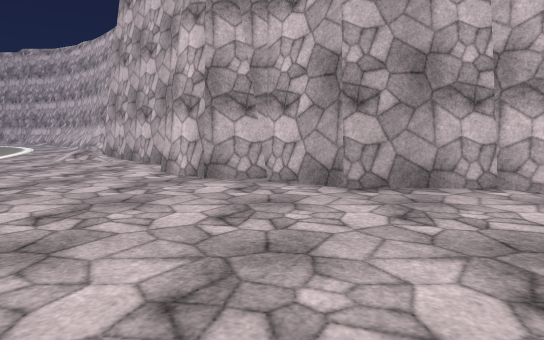
view 1 (above)

22 first-person views from a walk through a 3-D level made in the Unity game engine. The camera is 1.4 m above the floor, tilts 6° down and sees 75° across. The floor is counted in squares, 2 m on a side. Each view is taken from the middle of a square. On the plan, view 1 faces up. The plan holds only what a view shows up to about 11 squares ahead; the rest is blank. The place goes on beyond the plan. Some surface patterns are stand-ins.

view 2
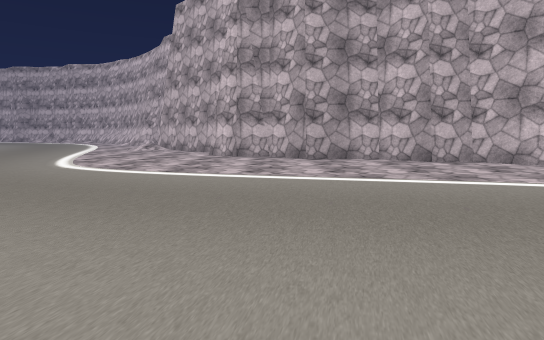

view 3
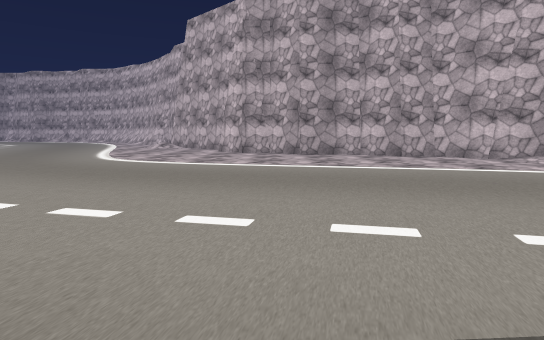

view 4
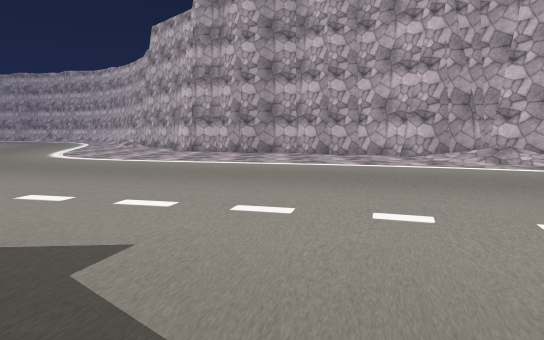

view 5
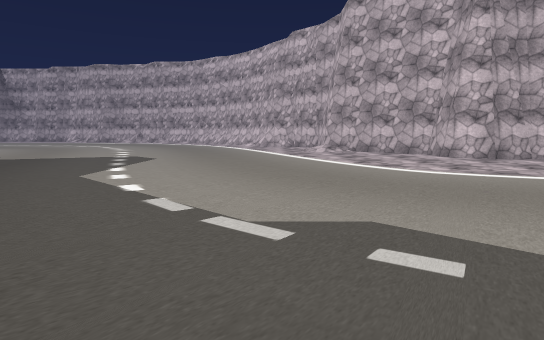

view 6
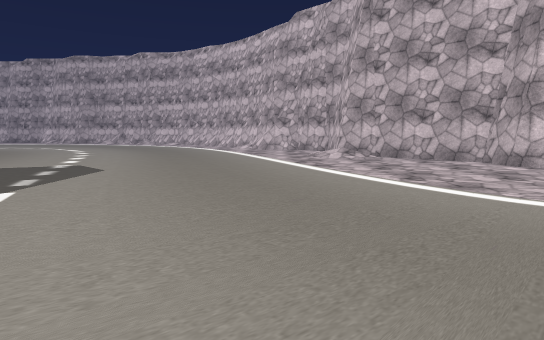

view 7
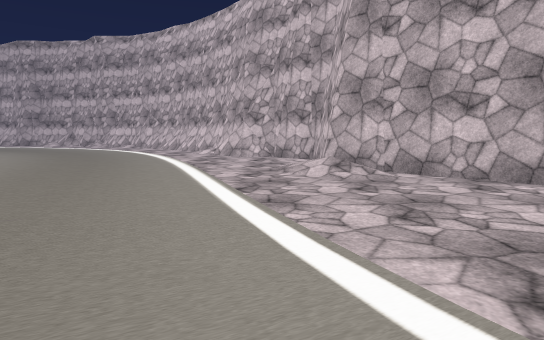

view 8
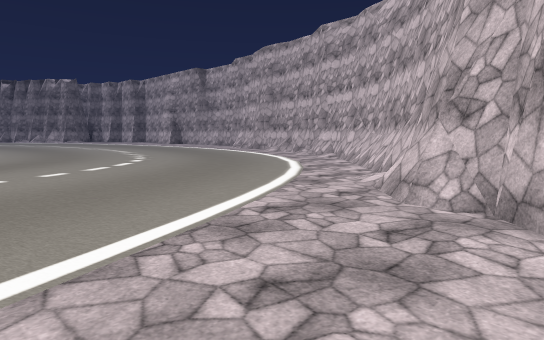

view 9
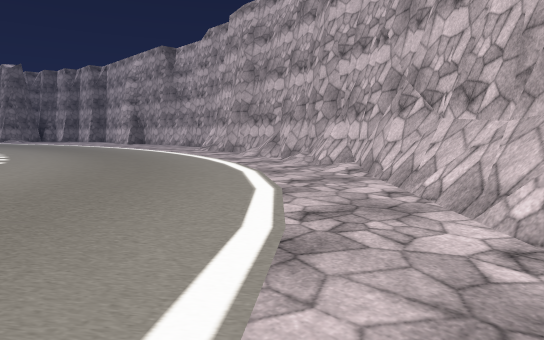

view 10
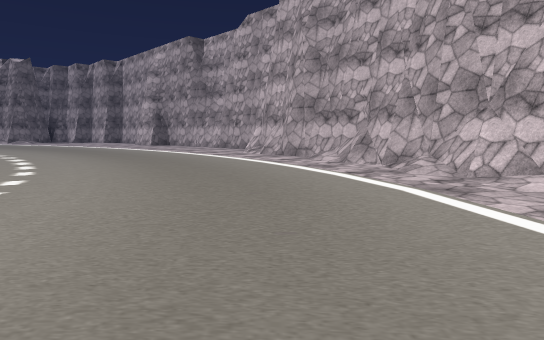

view 11
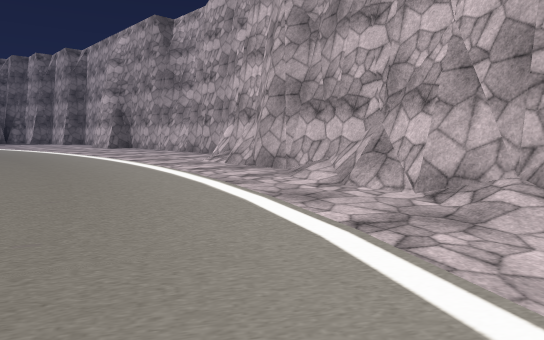

view 12
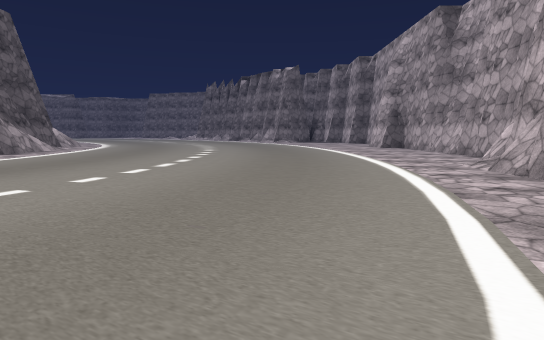

view 13
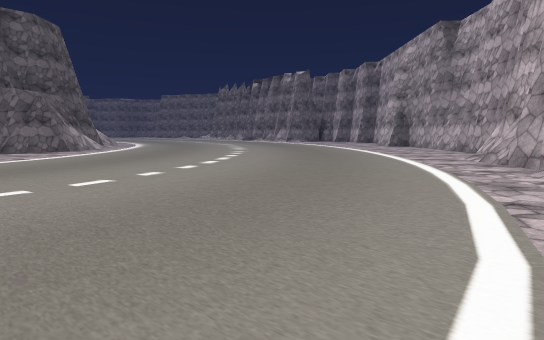

view 14
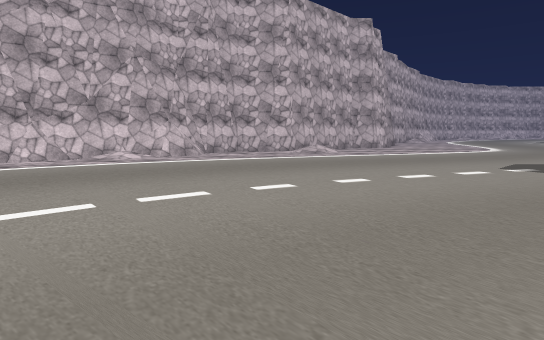

view 15
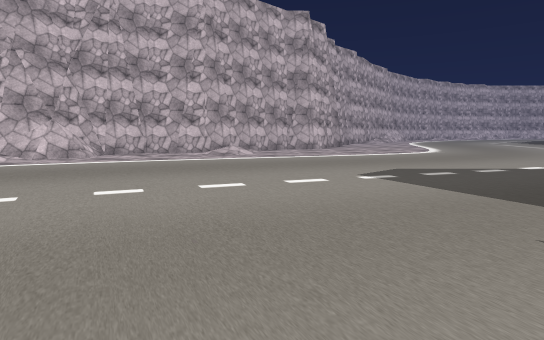

view 16
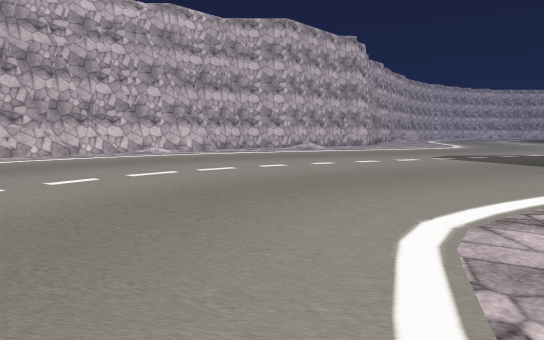

view 17
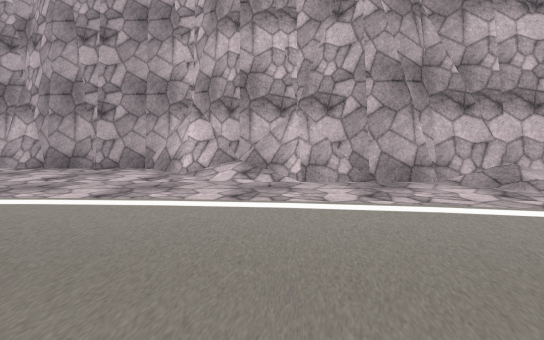

view 18
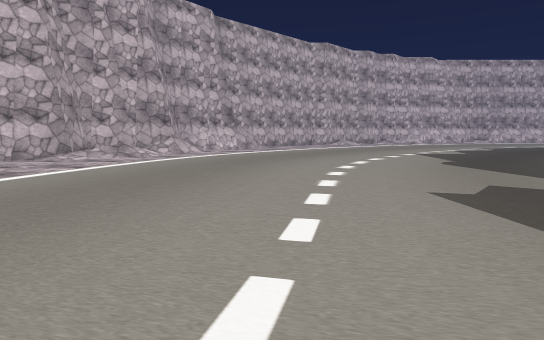

view 19
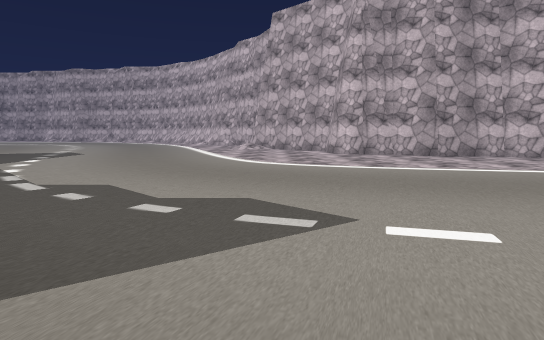

view 20
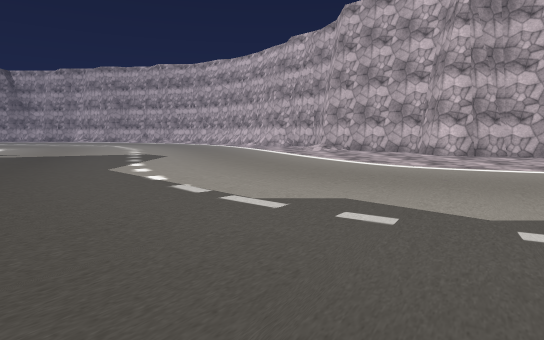

view 21
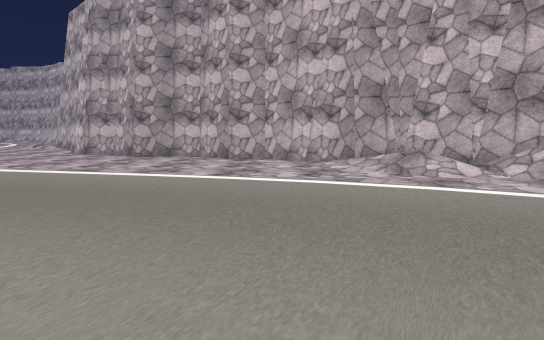

view 22
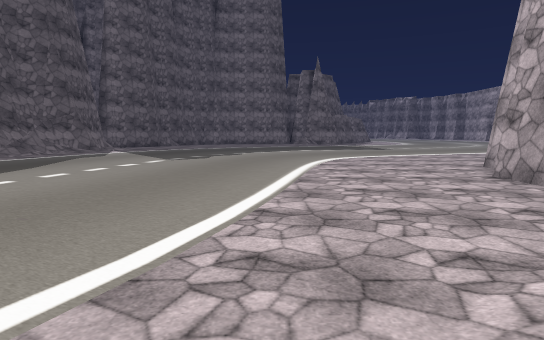

### Floor plan
Points are (right, up) in squares from view 1. A wall is a line through its corners. A room is listed if a view was taken in it or the views show most of it. See-through windows are left out.
Room 1 (views 1, 2, 3, 4, 5, 6, 7, 8, 9, 10, 11, 12, 13, 14, 15, 16, 17, 18, 19, 20, 21, 22)
walls: (-5.8, 13.4) (-6.8, 14); (-6.1, 13.5) (-6.9, 13.5) (-7.6, 14.3); (-6.4, 13.8) (-6.8, 13.8) (-7.2, 14.2) (-7.3, 14.6) (-7.8, 15.3); (-7.4, 14.1) (-7.5, 14.8); (-7.6, 15.1) (-7.9, 15.5) (-8.5, 16.2); (-7.8, 15.5) (-8.5, 16.3); (-8.4, 16.1) (-8.9, 16.9); (-8.9, 16.5) (-12.5, 20.1); (-8.9, 16.7) (-10.1, 18.2); (-9, 17.1) (-9.9, 18.2); (-9.7, 18.1) (-10.8, 19.2); (-10, 18.1) (-10.8, 18.8); (-10.7, 18.8) (-11, 19.2); (-10.8, 19) (-11.9, 19.6); (-12.3, 20) (-13.5, 20.7); (-12.9, 20.8) (-13.8, 20.9); (-13.8, 20.6) (-14.4, 21); (-13.2, 21) (-13.7, 21.1); (-13.9, 20.9) (-15.6, 21.1); (-13.8, 21.1) (-15.6, 21.3); (8.6, 0.8) (7.8, 1.6) (6.8, 1.6) (4.8, 3.5) (3.9, 3.5) (2.9, 4.5) (0.9, 4.5) (-0.1, 5.5) (-1.1, 5.5) (-1.9, 6.4) (-1.9, 7.3) (-4.9, 10.3) (-4.9, 12.3) (-5.9, 13.3); (-14.6, 21.1) (-15.2, 21.4); (-15.7, 21.5) (-16.6, 22) (-18.7, 22.3); (-15.6, 21.7) (-16.5, 22.2) (-17.7, 22.4); (-16.1, 22) (-16.7, 22.1); (-17.6, 22.1) (-18, 22.3); (-17.8, 22.4) (-18.4, 22.5); (-18.6, 22.1) (-20.5, 22.1); (-19.5, 22.1) (-21, 23.1); (-20, 22.5) (-20.5, 22.5) (-21.1, 23); (-20.6, 22.3) (-22.1, 23.6); (-20.6, 22.8) (-22.4, 23.1) (-23.3, 24) (-25.5, 24); (-21.7, 23.1) (-22.6, 23.3); (-21.9, 23.4) (-22.4, 23.4) (-22.9, 23.9) (-23.6, 24.1)
low walls: (-7.6, 14.3) (-7.8, 15.2) (-9.7, 17.1); (-9.9, 17.3) (-10.7, 18.1); (-11, 18.4) (-12.8, 20.2) (-13.8, 20.3) (-14.6, 20.9); (-12.6, 20) (-13.1, 20.3); (-14, 20.2) (-14.9, 20.8) (-15.6, 20.9); (-12.9, 20.6) (-13.5, 20.7); (-16.8, 21.6) (-17.2, 21.9); (-16.7, 22.1) (-17.2, 22.6); (-17.6, 22) (-18.7, 22.1); (-19.9, 22.3) (-20.6, 22.3); (-21.9, 23.7) (-22.4, 23.8)

Where each view was taken, in squares from view 1:
view 1: 0 up, 0 right, facing up
view 2: 5 down, 0 right, facing up
view 3: 7 down, 0 right, facing up
view 4: 8 down, 2 right, facing up
view 5: 4 down, 7 left, facing up
view 6: 1 down, 7 left, facing up
view 7: 3 up, 6 left, facing up
view 8: 9 up, 5 left, facing up-left
view 9: 14 up, 9 left, facing up-left
view 10: 14 up, 12 left, facing up-left
view 11: 17 up, 14 left, facing up-left
view 12: 18 up, 14 left, facing left
view 13: 17 up, 12 left, facing left
view 14: 11 up, 18 left, facing right
view 15: 8 up, 17 left, facing right
view 16: 11 up, 21 left, facing right
view 17: 17 up, 21 left, facing up
view 18: 4 down, 3 left, facing right
view 19: 6 down, 4 left, facing up
view 20: 5 down, 7 left, facing up
view 21: 6 down, 5 right, facing up
view 22: 0 up, 8 right, facing left
